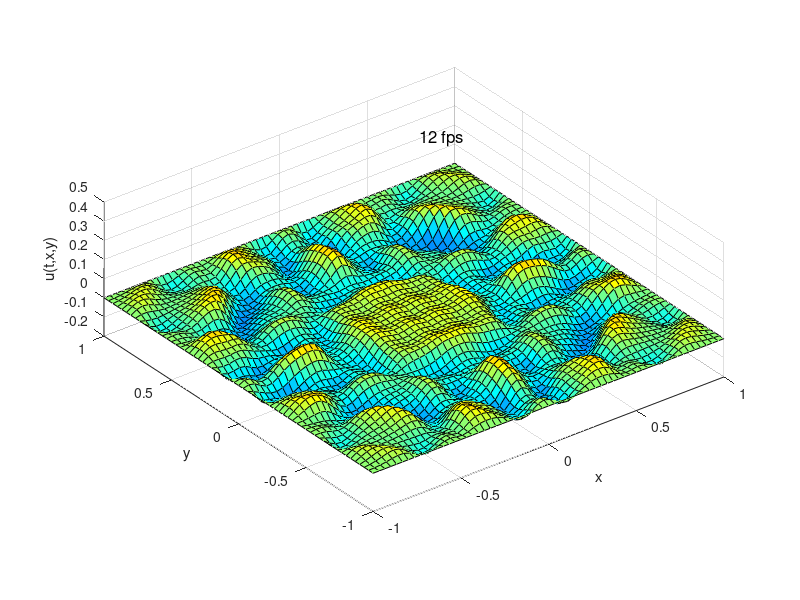

MATLAB code for this plot:
% wave2d.m
%
% Solve the 2D wave equation
%
% u_tt = C*(u_xx + u_yy)
%
% using an explicit Euler method for time integration and array operations
% as much as possible.

% housekeeping
clear
close all

% Parameters, to be set by the user
nSteps = 1000;            % Number of timesteps
Dt = 1e-3;                % Length of a timestep
C = 15;                   % Stiffness constant
nx = 300;                 % Number of support points in x
ny = 300;                 % Number of support points in y
w = 20;                   % Initial wave width

% Domain size (-xmax<x<xmax, -ymax<y<ymax)
xmax = 1;
ymax = 1;

% Initialise the arrays with initial values.
% Use vectorized operations and meshgrid. Create y before x to take into
% accound the order used by meshgrid, and ease plotting later.
Dx = 2*xmax/nx;
Dy = 2*ymax/ny;
[y,x] = meshgrid(-ymax:Dy:ymax,-xmax:Dx:xmax);
r = x.^2 + y.^2;
v = zeros(size(x));
u = zeros(size(x));
pos = (r<1);
u(pos) = exp(-4*w^2*r(pos).^2) - 0.75*exp(-w^2*r(pos).^2);
u(pos) = u(pos) + 0.75*exp(-w^2) - exp(-4*w^2);
u(pos) = u(pos).*(r(pos).^4-1);

% Loop over timesteps
tic
for step = 0:nSteps
    % Compute the new velocity v and solution u using array operations
    % Only operate on internal points since boundary points are fixed to
    % zero velocity and u
    u(2:nx,2:ny) = u(2:nx,2:ny) + Dt.*v(2:nx,2:ny);
    v(2:nx,2:ny) = v(2:nx,2:ny) ...
        +(C*Dt/Dx^2).*( u(1:nx-1,2:ny) - 2.*u(2:nx,2:ny) + u(3:nx+1,2:ny) ) ...
        +(C*Dt/Dy^2).*( u(2:nx,1:ny-1) - 2.*u(2:nx,2:ny) + u(2:nx,3:ny+1) );
    
    % Plot every 5 steps, otherwise too slow
    if (mod(step,5)==0)
        surf(x(1:5:end,1:5:end),y(1:5:end,1:5:end),u(1:5:end,1:5:end))
        colormap jet
        % shading interp
        % light
        axis equal;
        xlabel('x')
        ylabel('y')
        zlabel('u(t,x,y)')
        caxis([-.2, .2])
        axis([-xmax, xmax, -ymax ymax -0.2 0.5])
        hold on
        text(.8, 1, 0.2, strcat(num2str(floor(1/toc)), " fps"), 'FontSize', 12)
        tic
        hold off
        drawnow
    end
end
